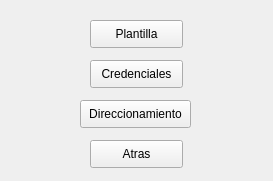
<?xml version="1.0" encoding="UTF-8"?>
<ui version="4.0">
 <class>Form</class>
 <widget class="QWidget" name="Form">
  <property name="geometry">
   <rect>
    <x>0</x>
    <y>0</y>
    <width>273</width>
    <height>181</height>
   </rect>
  </property>
  <property name="windowTitle">
   <string>Form</string>
  </property>
  <widget class="QPushButton" name="btn_direccionamiento">
   <property name="geometry">
    <rect>
     <x>80</x>
     <y>100</y>
     <width>111</width>
     <height>28</height>
    </rect>
   </property>
   <property name="text">
    <string>Direccionamiento</string>
   </property>
  </widget>
  <widget class="QPushButton" name="btn_plantilla">
   <property name="geometry">
    <rect>
     <x>90</x>
     <y>20</y>
     <width>93</width>
     <height>28</height>
    </rect>
   </property>
   <property name="text">
    <string>Plantilla</string>
   </property>
  </widget>
  <widget class="QPushButton" name="btn_atras">
   <property name="geometry">
    <rect>
     <x>90</x>
     <y>140</y>
     <width>93</width>
     <height>28</height>
    </rect>
   </property>
   <property name="text">
    <string>Atras</string>
   </property>
  </widget>
  <widget class="QPushButton" name="btn_credenciales">
   <property name="geometry">
    <rect>
     <x>90</x>
     <y>60</y>
     <width>93</width>
     <height>28</height>
    </rect>
   </property>
   <property name="text">
    <string>Credenciales</string>
   </property>
  </widget>
 </widget>
 <resources/>
 <connections/>
</ui>
